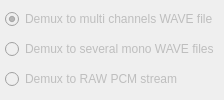
          <widget class="QWidget" name="demuxLpcmOptions">
           <attribute name="title">
            <string>Demux options</string>
           </attribute>
           <layout class="QVBoxLayout" name="verticalLayout_5">
            <property name="margin">
             <number>5</number>
            </property>
            <item>
             <widget class="QRadioButton" name="radioButton_4">
              <property name="enabled">
               <bool>false</bool>
              </property>
              <property name="text">
               <string>Demux to multi channels WAVE file</string>
              </property>
              <property name="checked">
               <bool>true</bool>
              </property>
             </widget>
            </item>
            <item>
             <widget class="QRadioButton" name="radioButton_5">
              <property name="enabled">
               <bool>false</bool>
              </property>
              <property name="text">
               <string>Demux to several mono WAVE files</string>
              </property>
             </widget>
            </item>
            <item>
             <widget class="QRadioButton" name="radioButton_6">
              <property name="enabled">
               <bool>false</bool>
              </property>
              <property name="text">
               <string>Demux to RAW PCM stream</string>
              </property>
             </widget>
            </item>
           </layout>
          </widget>
